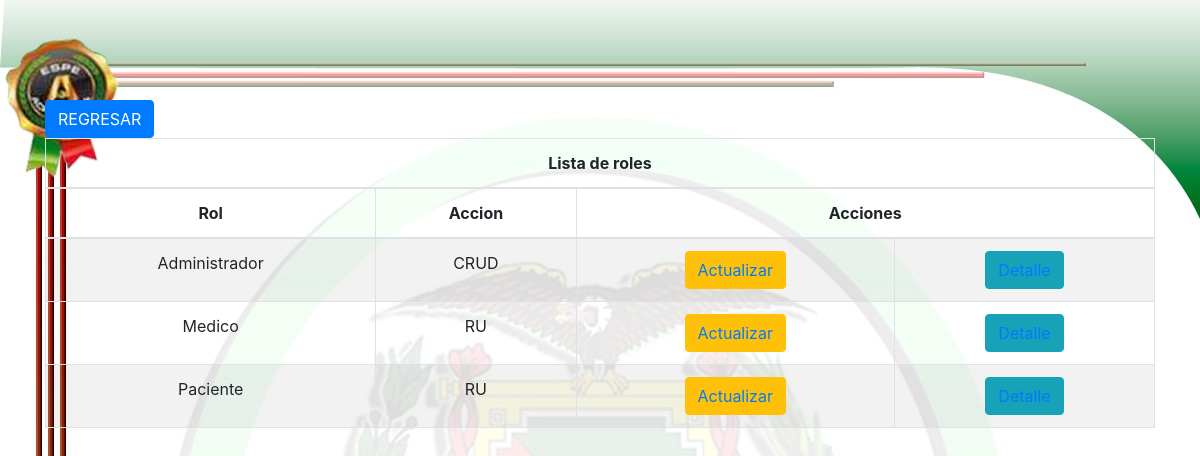
The app's page /class/roles.php (signed in) with its own data.
### tables this page shows
CREATE TABLE `roles` (
  `IdRol` int(11) NOT NULL,
  `Nombre` varchar(50) NOT NULL,
  `Accion` varchar(20) DEFAULT NULL
);

### class/class.roles.php (the view, shortened to what this page needs)
<?php
class roles
{
    private $con;
    function __construct($cn)
    {
        $this->con = $cn;
    }
    public function get_list()
    {
        $html = '
        <div class="container">
		<form action="../login/recursos/index.php" method="get">
            <th colspan="2"><input type="submit" class="btn btn-primary" name="" value="REGRESAR"></th>
        </form>
        <table class="table table-bordered text-center table-striped" align="center">
                <thead>
                    <tr class= "active">
                        <th colspan="9" >Lista de roles</th>
                    </tr>
                    <tr>
                        <th>Rol</th>
                        <th>Accion</th>
                        <th colspan="6">Acciones</th>
                    </tr>
                </thead>
            <tbody>
        </div>';
        $sql = "SELECT r.IdRol, r.Nombre , r.Accion FROM roles r
		;";
        $res = $this->con->query($sql);
        while ($row = $res->fetch_assoc()) {
            $d_act = "act/" . $row['IdRol'];
            $d_act_final = base64_encode($d_act);
            $d_det = "det/" . $row['IdRol'];
            $d_det_final = base64_encode($d_det);
            $html .= '
            <tr>
                <td>' . $row['Nombre'] . '</td>
                <td>' . $row['Accion'] . '</td>
                <td class="text-center"><button class="btn btn-warning"><a href="roles.php?d=' . $d_act_final . '">Actualizar</a></button></td>
                <td class="text-center"><button class="btn btn-info"><a href="roles.php?d=' . $d_det_final . '">Detalle</a></button></td>
            </tr>';
        }
        $html .= '</table>';
        return $html;
    }
}

### class/roles.php (style rules this page uses)
body { width: 100%; float: left; background-image: url(../imagenes/fondo.jpg); background-repeat: no-repeat; background-size: cover; padding-top: 100px; }

### records on screen
roles: Nombre "Administrador", Accion "CRUD"
roles: Nombre "Medico", Accion "RU"
roles: Nombre "Paciente", Accion "RU"
